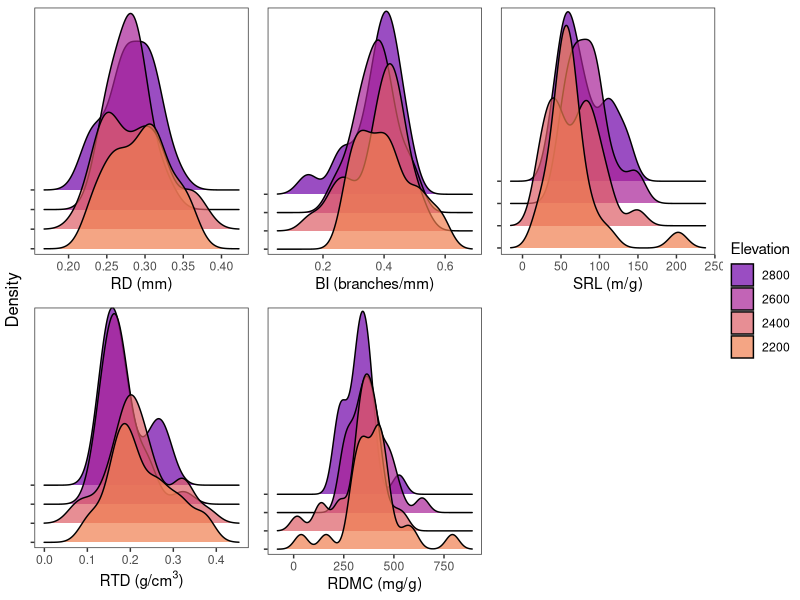
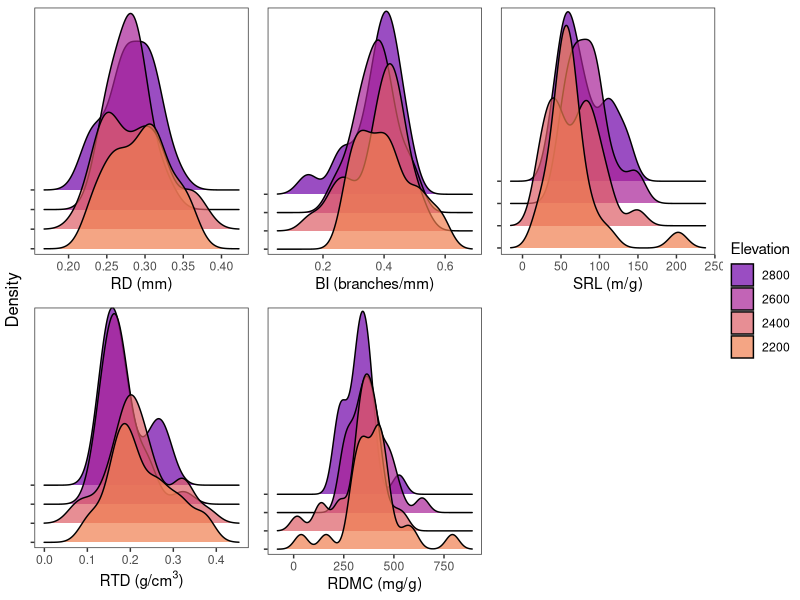

Reproduce these figures in R, in order.
# Ploting trait densities by elevation
# created 25/09/2024 by Anya 
# modified 11/02/2025 by Joe

### 1. Set up ----
library(tidyverse)
library(ggpubr)
library(ggridges)
library(viridisLite)
library(RColorBrewer)

### 2. Format data ----
# Load in root trait data
root_traits <- read_csv('v_root_traits/v_PFCT7_SA_clean_root_traits_2023.csv') %>% 
  pivot_wider(names_from = traits, values_from = value) %>%
  mutate(elevation_m_asl = as.factor(elevation_m_asl))

# vis parameters
scl= 10
alp3 = 0.7
cols2<- c("#6F00A8", "#A72197",  "#DD5E66", "#EF7F4F") # 2000m: #FDCB26
lwd = 0.5

### 3. Density plots per trait by elevation (RP scans) ----
rd <- ggplot(root_traits, aes(x = rd, y = elevation_m_asl, fill = elevation_m_asl)) +
  geom_density_ridges(alpha= alp3, scale = scl, linewidth=lwd)+
  scale_fill_manual(values = cols2, breaks = c(2800,  2600, 2400, 2200))+
  scale_y_discrete(expand = expansion(mult = c(0.1, 3.1)))+
  labs(x = "RD (mm)", color = "Elevation", fill ="Elevation")+
  theme_bw()+
  theme(panel.grid = element_blank(),
        axis.title.y = element_blank())

bi <- ggplot(root_traits, aes(x = bi, y = elevation_m_asl, fill = elevation_m_asl)) +
  geom_density_ridges(alpha= alp3, scale = scl, linewidth=lwd)+
  scale_fill_manual(values = cols2, breaks = c(2800,  2600, 2400, 2200))+
  scale_y_discrete(expand = expansion(mult = c(0.1, 3.4)))+
  labs(x = "BI (branches/mm)", color = "Elevation", fill ="Elevation")+
  theme_bw()+
  theme(panel.grid = element_blank(),
        axis.title.y = element_blank())

srl <- ggplot(root_traits, aes(x = srl, y = elevation_m_asl, fill = elevation_m_asl)) +
  geom_density_ridges(alpha= alp3, scale = scl, linewidth=lwd)+
  scale_fill_manual(values = cols2, breaks = c(2800,  2600, 2400, 2200))+
  scale_y_discrete(expand = expansion(mult = c(0.1, 2.6)))+
  labs(x = "SRL (m/g)", color = "Elevation", fill ="Elevation")+
  theme_bw()+
  theme(panel.grid = element_blank(),
        axis.title.y = element_blank())

rtd <- root_traits %>%
  filter(id != 'FEK5954') %>% # Filter out high RTD values to remove outliers; remove 1 values
ggplot(aes(x = rtd, y = elevation_m_asl, fill = elevation_m_asl)) +
  geom_density_ridges(alpha= alp3, scale = scl, linewidth=lwd)+
  scale_fill_manual(values = cols2, breaks = c(2800,  2600, 2400, 2200))+
  scale_y_discrete(expand = expansion(mult = c(0.1, 3.1)))+
  labs(x = expression(paste("RTD (g/",cm^3,")")), color = "Elevation", fill ="Elevation")+
  theme_bw()+
  theme(panel.grid = element_blank(),
        axis.title.y = element_blank())

rdmc <- root_traits %>%
ggplot(aes(x = rdmc, y = elevation_m_asl, fill = elevation_m_asl)) +
  geom_density_ridges(alpha= alp3, scale = scl, linewidth=lwd)+
  scale_fill_manual(values = cols2, breaks = c(2800,  2600, 2400, 2200))+
  scale_y_discrete(expand = expansion(mult = c(0.1, 3.4)))+
  labs(x = "RDMC (mg/g)", color = "Elevation", fill ="Elevation")+
  theme_bw()+
  theme(panel.grid = element_blank(),
        axis.title.y = element_blank())

# Combine into single panel 
root_traits_elev <- ggarrange(rd + rremove("y.text"), bi + rremove("y.text"), srl + rremove("y.text"), rtd + rremove("y.text"), rdmc + rremove("y.text"), common.legend = TRUE,legend = "right", align = "v", label.y = 1) %>%
  annotate_figure(left = text_grob("Density",rot = 90))
root_traits_elev

# 4. Save figure
ggsave("root_traits_elev.png", root_traits_elev, path= "results/v_root_traits/", height = 3.333, width = 7 , bg= "white", units= "in")
